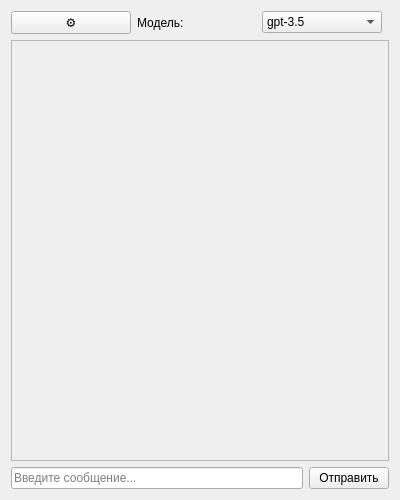
<?xml version="1.0" encoding="UTF-8"?>
<ui version="4.0">
 <class>MainWindow</class>
 <widget class="QWidget" name="MainWindow">
  <property name="geometry">
   <rect>
    <x>0</x>
    <y>0</y>
    <width>400</width>
    <height>500</height>
   </rect>
  </property>
  <property name="windowTitle">
   <string>ChatGPT</string>
  </property>
  <layout class="QVBoxLayout" name="mainLayout">
   
   <!-- Верхняя панель выбора модели и настройки -->
   <item>
    <layout class="QHBoxLayout" name="modelLayout">
     <item>
      <widget class="QPushButton" name="settingsBtn">
       <property name="text">
        <string>⚙</string>
       </property>
      </widget>
     </item>
     <item>
      <widget class="QLabel" name="labelModel">
       <property name="text">
        <string>Модель:</string>
       </property>
      </widget>
     </item>
     <item>
      <widget class="QComboBox" name="comboBoxModel">
       <item>
        <property name="text">
         <string>gpt-3.5</string>
        </property>
       </item>
       <item>
        <property name="text">
         <string>gpt-4</string>
        </property>
       </item>
       <item>
        <property name="text">
         <string>gpt-4o</string>
        </property>
       </item>
      </widget>
     </item>
     <item>
      <spacer name="horizontalSpacer">
       <property name="orientation">
        <enum>Qt::Horizontal</enum>
       </property>
       <property name="sizeType">
        <enum>QSizePolicy::Expanding</enum>
       </property>
      </spacer>
     </item>
    </layout>
   </item>
   
   <!-- Область сообщений -->
   <item>
    <widget class="QScrollArea" name="scrollArea">
     <property name="widgetResizable">
      <bool>true</bool>
     </property>
     <widget class="QWidget" name="chatContainer">
      <layout class="QVBoxLayout" name="chatLayout">
       <property name="spacing">
        <number>5</number>
       </property>
       <property name="leftMargin">
        <number>5</number>
       </property>
       <property name="topMargin">
        <number>5</number>
       </property>
       <property name="rightMargin">
        <number>5</number>
       </property>
       <property name="bottomMargin">
        <number>5</number>
       </property>
      </layout>
     </widget>
    </widget>
   </item>
   
   <!-- Ввод сообщения -->
   <item>
    <layout class="QHBoxLayout" name="inputLayout">
     <item>
      <widget class="QLineEdit" name="lineEditPrompt">
       <property name="placeholderText">
        <string>Введите сообщение...</string>
       </property>
      </widget>
     </item>
     <item>
      <widget class="QPushButton" name="sendBtn">
       <property name="text">
        <string>Отправить</string>
       </property>
      </widget>
     </item>
    </layout>
   </item>
   
  </layout>
 </widget>
 <resources/>
 <connections/>
</ui>
